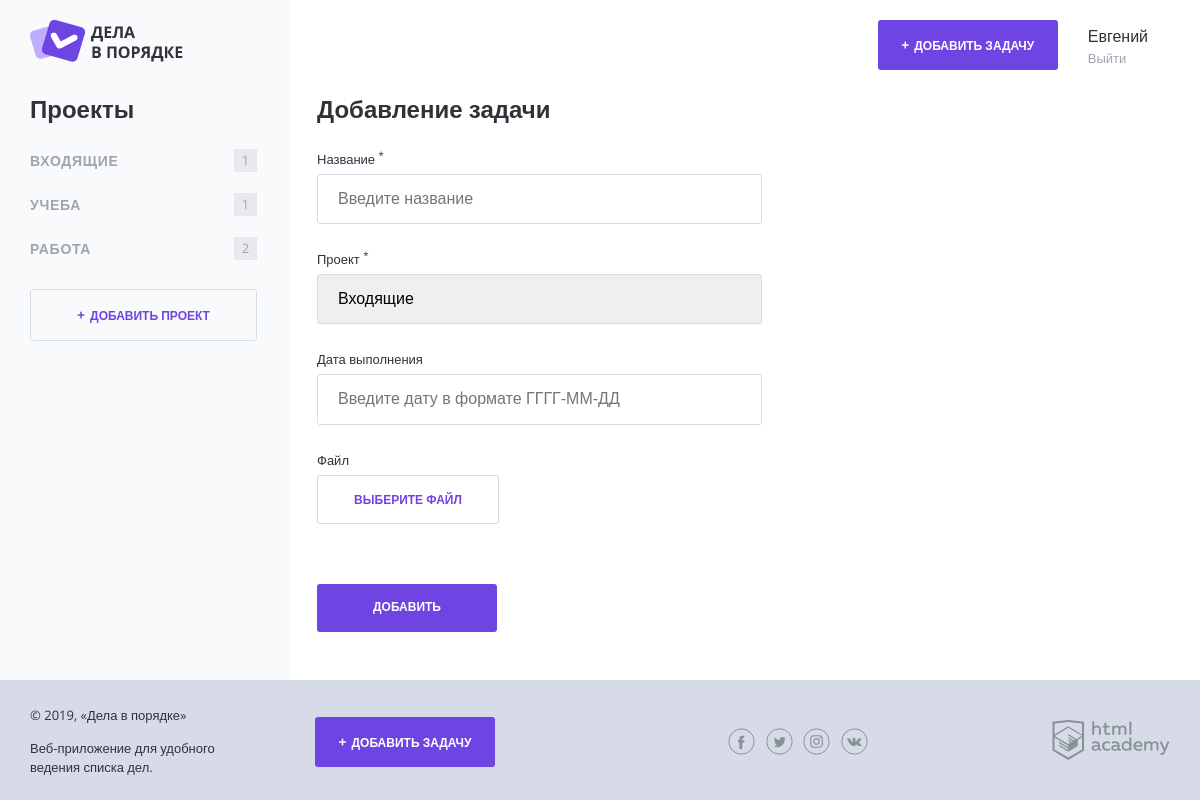
Page /?add on the committed database.
### tables this page shows
CREATE TABLE project (
    id INT AUTO_INCREMENT PRIMARY KEY,
    title VARCHAR(50),
    user_id INT    
 );

### helpers.php (called while the page is built, shortened)
<?php
function include_template($name, array $data = [])
{
    $name = 'templates/' . $name;
    extract($data);
    require $name;
    $result = ob_get_clean();
    return $result;
}
function getPostVal($name)
{
    return $_POST[$name] ?? '';
}
function getProjectsForUser($userId)
{
    $connectDatabase = mysqli_connect("127.0.0.1", "root", "", "doingsdone");
    mysqli_set_charset($connectDatabase, "utf8");
    $sqlQueryProject = "SELECT id, title, user_id FROM project WHERE user_id =" . "$userId";
    $resultQueryProject = mysqli_query($connectDatabase, $sqlQueryProject);
    $arrayProject = mysqli_fetch_all($resultQueryProject, MYSQLI_ASSOC);
    return ($arrayProject);
}
function getTasksFromUser($userId)
{
    $connectDatabase = mysqli_connect("127.0.0.1", "root", "", "doingsdone");
    mysqli_set_charset($connectDatabase, "utf8");
    $sqlQueryTask = "SELECT title, dt_compleat, id_project, file_link, id_user, status FROM tasks WHERE id_user =" . "$userId";
    $resultQueryTask = mysqli_query($connectDatabase, $sqlQueryTask);
    $arrayTask = mysqli_fetch_all($resultQueryTask, MYSQLI_ASSOC);
    return ($arrayTask);
}
function getUserId($userId)
{
    $connectDatabase = mysqli_connect("127.0.0.1", "root", "", "doingsdone");
    mysqli_set_charset($connectDatabase, "utf8");
    $sqlQueryUsers = "SELECT id, dt_create, email, password FROM users WHERE id =" . "$userId";
    $resultQueryUsers = mysqli_query($connectDatabase, $sqlQueryUsers);
    $arrayUsers = mysqli_fetch_all($resultQueryUsers, MYSQLI_ASSOC);
    foreach ($arrayUsers as $oneArray)
    {
        $idUser = $oneArray['id'];
    }
    return ($idUser);
}

### templates/form_add.php (the view, shortened to what this page needs)
<?php include_once('helpers.php') ?>
<section class="content__side">
    <h2 class="content__side-heading">Проекты</h2>
    <?php if (!isset($errors)): ?>
        <nav class="main-navigation">
            <?php foreach ($projects as $project): ?>
                <ul class="main-navigation__list">
                    <li class="main-navigation__list-item">
                        <a class="main-navigation__list-item-link"
                           href="/?id=<?= $project['id']; ?>"><?= htmlspecialchars($project['title']) ?></a>
                        <span
                            class="main-navigation__list-item-count"><?= countTaskFromProject($project, $tasks) ?></span>
                    </li>
                </ul>
            <?php endforeach; ?>
        </nav>
        <a class="button button--transparent button--plus content__side-button"
           href="pages/form-project.html" target="project_add">Добавить проект</a>
    <?php endif; ?>
</section>
<main class="content__main">
    <h2 class="content__main-heading">Добавление задачи</h2>
    <form class="form" action="/add.php" method="POST" enctype="multipart/form-data" autocomplete="off">
        <div class="form__row">
            <?php $classname = isset($errors['name']) ? "form__input--error" : ""; ?>
            <label class="form__label" for="name">Название <sup>*</sup></label>
            <input class="form__input<?= $classname ?>" type="text" name="name" id="name"
                   value="<?= getPostVal('name') ?>" placeholder="Введите название">
        </div>
        <div class="form__row">
            <?php $classname = isset($errors['project']) ? "form__input--error" : ""; ?>
            <label class="form__label" for="project">Проект <sup>*</sup></label>
            <select class="form__input<?= $classname ?>" name="project" id="project">
                <?php foreach ($projects as $project): ?>
                    <option value="<?= $project['id'] ?>"><?= $project['title'] ?></option>
                <?php endforeach ?>
            </select>
        </div>
        <div class="form__row">
            <?php $classname = isset($errors['date']) ? "form__input--error" : ""; ?>
            <label class="form__label" for="date">Дата выполнения</label>
            <input class="form__input <?= $classname ?>" type="text" name="date" id="date"
                   value="<?= getPostVal('date') ?>" placeholder="Введите дату в формате ГГГГ-ММ-ДД">
        </div>
        <div class="form__row">
            <label class="form__label" for="file">Файл</label>
            <div class="form__input-file">
                <label class="button button--transparent" for="file">
                    <span>Выберите файл</span>
                </label>
            </div>
        </div>
        <div class="form__row form__row--controls">
            <input class="button" type="submit" name="send" value="Добавить">
        </div>
    </form>
</main>
</div>
</div>
</div>

### rows in the picture
project: title "ВХОДЯЩИЕ", tasks "1"
project: title "УЧЕБА", tasks "1"
project: title "РАБОТА", tasks "2"

### other values in the picture
form field project "Входящие"
